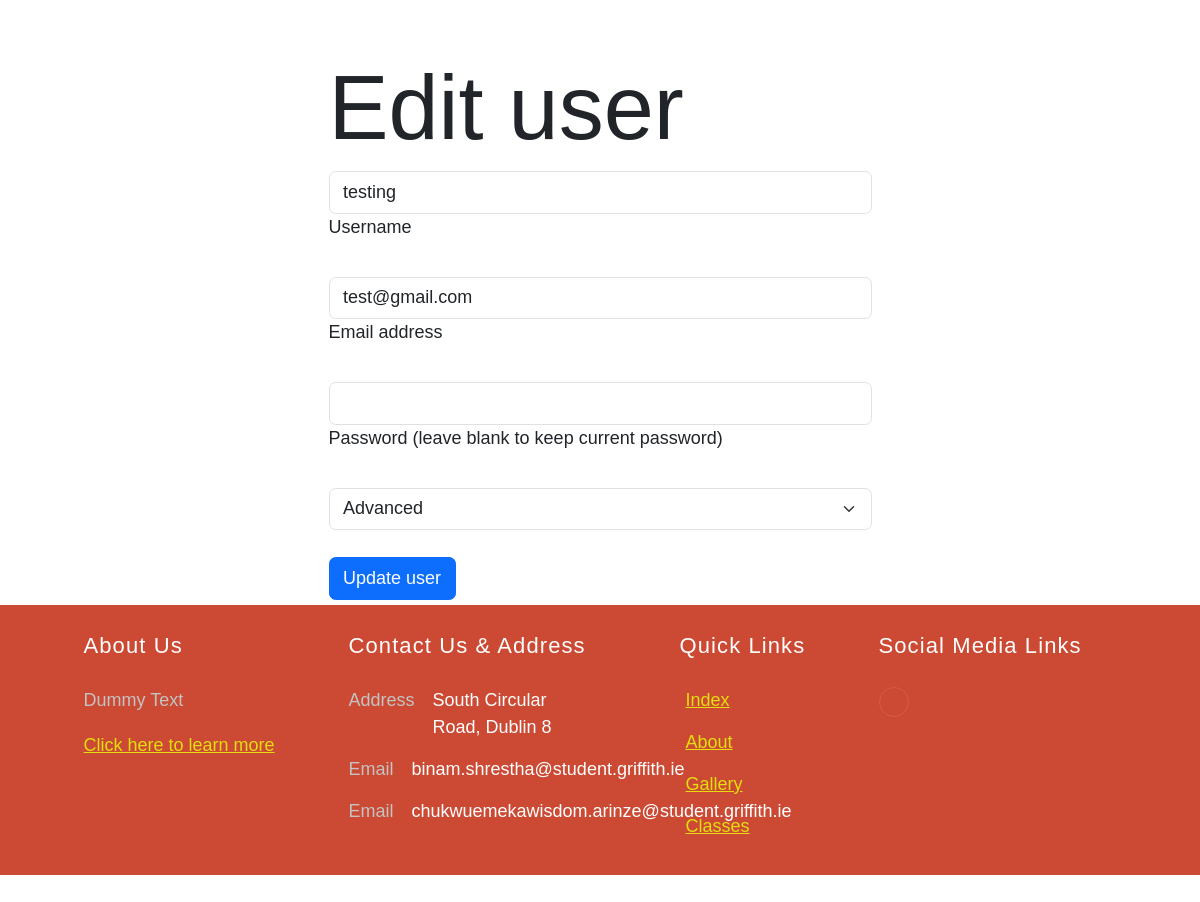
The app's page /admin/users_edit.php?id=1 (signed in) with its own data.
### tables this page shows
CREATE TABLE `users` (
  `id` int(11) NOT NULL AUTO_INCREMENT,
  `f_name` varchar(128) NOT NULL,
  `l_name` varchar(128) NOT NULL,
  `username` varchar(128) NOT NULL,
  `email` varchar(255) NOT NULL,
  `password_hash` varchar(255) NOT NULL,
  `user_tier` int(11) DEFAULT '1',
  `active` tinyint(1) NOT NULL DEFAULT '1',
  `added` datetime NOT NULL DEFAULT CURRENT_TIMESTAMP,
  PRIMARY KEY (`id`),
  UNIQUE KEY `email` (`email`),
  KEY `user_tier` (`user_tier`),
  CONSTRAINT `users_ibfk_1` FOREIGN KEY (`user_tier`) REFERENCES `tier` (`tier_id`)
);

### admin/users_edit.php (the view, shortened to what this page needs)
<?php
include '../config/database.php';
if (isset($_GET['id'])) {
    if ($stm = $connect->prepare('SELECT u.*, t.*, c.*
                                    FROM users u
                                    JOIN tier t ON u.user_tier = t.tier_id
                                    LEFT JOIN tier_class tc ON t.tier_id = tc.tier_id
                                    LEFT JOIN class c ON tc.class_id = c.class_id WHERE u.id = ?')) {
        $stm->bind_param('i', $_GET['id']);
        $stm->execute();
        $result = $stm->get_result();
        $user = $result->fetch_assoc();
        if ($user) {
            ?>
            <div class="container mt-5">
                <div class="row justify-content-center">
                    <div class="col-md-6">
                        <h1 class="display-1">Edit user</h1>
                        <form method="post">
                            <div class="form-outline mb-4">
                                <input type="text" id="username" name="username" class="form-control active"
                                    value="<?php echo htmlspecialchars($user['username']); ?>" />
                                <label class="form-label" for="username">Username</label>
                            </div>
                            <div class="form-outline mb-4">
                                <input type="email" id="email" name="email" class="form-control active"
                                    value="<?php echo htmlspecialchars($user['email']); ?>" />
                                <label class="form-label" for="email">Email address</label>
                            </div>
                            <div class="form-outline mb-4">
                                <input type="password" id="password" name="password" class="form-control" />
                                <label class="form-label" for="password">Password (leave blank to keep current password)</label>
                            </div>
                            <div class="form-outline mb-4">
                                <select name="user_tier" class="form-select" id="user_tier">
                                    <option value="4" <?php echo ($user['user_tier'] == 4) ? "selected" : ""; ?>>Advanced</option>
                                </select>
                            </div>
                            <button type="submit" class="btn btn-primary btn-block">Update user</button>
                        </form>
                    </div>
                </div>
            </div>
            <?php
        }
    } else {
        echo 'Could not prepare statement for editing!';
    }
} else {
    echo "No user selected";
    die();
}
include('../app/views/footer.php');
?>

### public/css/style.css (style rules this page uses)
* { margin:0 0 0 0; padding:0 0 0 0; box-sizing:border-box; font-family:"Poppins", sans-sarif, ; font-size: 18px; }
body { position: relative; padding-bottom: 275px; min-height: 100vh; font-family:"Arial", sans-sarif, Aptos; }
* { margin: 0; padding:0; }

### records on screen
users: username "testing", email "test@gmail.com", user_tier "Advanced"
